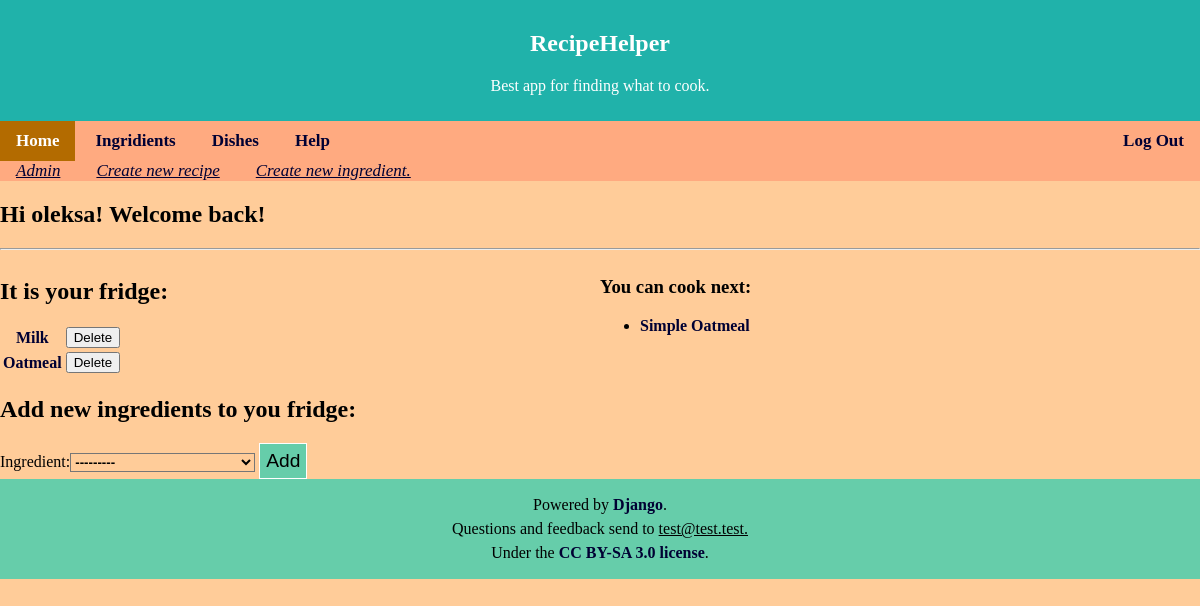
The app's page / (signed in) with its own data.
### Picker/models.py (models this page shows, shortened)
class Fridge(models.Model):
    user = models.ForeignKey(User, on_delete=models.CASCADE)
    ingredient = models.ForeignKey(Ingredient, on_delete=models.CASCADE)
    is_available = models.BooleanField(default = True)

class Ingredient(models.Model):
    name = models.CharField(max_length = 40, unique = True)
    units = models.CharField(max_length = 10, default = 'g.')
    description = models.TextField(blank = True, default = '')
    def __str__(self):
        return self.name

class Dish(models.Model):
    name = models.CharField(max_length = 100)
    description = models.TextField(blank=True, default='')

### Picker/views.py (the view, shortened to what this page needs)
# urls.py: path('', views.index, name='index'), #home page
def index(request):
    edit = request.GET.get('edit_mode')
    current_user = request.user
    if current_user.is_authenticated:
        fridge_ing = Fridge.objects.filter(user_id = current_user.id, is_available = True).select_related('ingredient')
        if request.method == 'POST':
            is_deleted = False
            for temp in fridge_ing:
                if str(temp.ingredient_id) in request.POST:
                    temp.is_available = False
                    temp.save()
                    form = AddIngredient()
                    is_deleted = True
                    break
            if not is_deleted:
                form = AddIngredient(request.POST)
                if form.is_valid():
                    ing_id = form.cleaned_data['ingredient'].id
                    try:
                        k = Fridge.objects.get(user_id = current_user.id, ingredient_id = ing_id)
                        k.is_available = True
                        k.save()
                    except Fridge.DoesNotExist:
                        k = Fridge(user_id = current_user.id, ingredient_id = ing_id)
                        k.save()
            fridge_ing = Fridge.objects.filter(user_id=current_user.id, is_available=True).select_related('ingredient')
        else:
            form = AddIngredient()
        available_dish_id = recipe_finder(current_user)
        dish_list = [Dish.objects.get(id=i['id']) for i in available_dish_id]
        context = {
            'user': current_user,
            'ing_list': fridge_ing,
            'dish_list': dish_list,
            'form': form,
        }
    template = loader.get_template('home.html')
    if edit:
        print('Get')
        template = loader.get_template('base.html')
    return HttpResponse(template.render(context, request))

### Picker/forms.py
class AddIngredient(forms.Form):
    ingredient = forms.ModelChoiceField(queryset = Ingredient.objects.all())

### Picker/models.py (called while the page is built)
def recipe_finder(user):
    recipes = Recipe.objects.exclude(
        ingredient__in = Ingredient.objects.filter(fridge__user__id = user.id, fridge__is_available = True)
    ).values('dish_id')
    dishes = Dish.objects.all().values('id')
    available_dish_id = dishes.difference(recipes)
    return available_dish_id

### templates/home.html (shortened to what this page needs)
{% extends 'base.html' %}
{% load static %}
{% block content %}
<div class="welcome">
{% if user.is_authenticated %}
<h2>Hi {{ user.username }}! Welcome back!</h2>
{% endif %}
</div>
<hr>
<div class="wrapper">
<div class="fridge">
    {% if ing_list %}
    <h2>It is your fridge:</h2>
    <table>
        {% for ing in ing_list %}
        {% if user.is_authenticated %}
        <tr>
        <th>
            <a href="/ingredient/{{ ing.ingredient_id }} "> {{ ing.ingredient.name }} </a>
        </th>
        <th>
            <form method="post" >
                <div class="delButton">
                    <input type="submit" name = "{{ ing.ingredient_id }}" value="Delete">
                </div>
            </form>
        </th>
        </tr>
        {% endif %}
        {% endfor %}
    </table>
    {% else %}
    <h2>You fridge is empty :(</h2>
    {% endif %}
    <h2>Add new ingredients to you fridge:</h2>
    <form method="post">
        {{ form }}
        <input type="submit" value="Add" class="Submit">
    </form>
</div>
<div class="posibilities">
    {% if dish_list %}
    <h3>You can cook next:</h3>
    <ul>
        {% for dish in dish_list %}
        <li><a href="/recipe/{{ dish.id }} "> {{ dish.name }} </a>
        {% endfor %}
    </ul>
    {% else %}
    <h3>You had nothing to cook. Time for shopping?</h3>
    {% endif %}
</div>
</div>
{% endblock %}

### static/first.css (style rules this page uses)
html, body { background-color: #ffcc99; margin: 0; padding: 0; top: 0; left: 0; }
a:link, a:visited { text-decoration: none; font-weight: bold; color: #000033; }
.wrapper { display: grid; grid-template-columns: 1fr 1fr; }
select { background-color: #ffcc99; font-weight: bold; }
.Submit { color: black; background-color: mediumaquamarine; font-size: 1.2em; border: 1px solid #ffffff; padding: 6px; }

### records on screen
Fridge: ingredient.name "Milk"
Fridge: ingredient.name "Oatmeal"
Dish: name "Simple Oatmeal"

### other values on screen
{{ user.username }} "oleksa"
